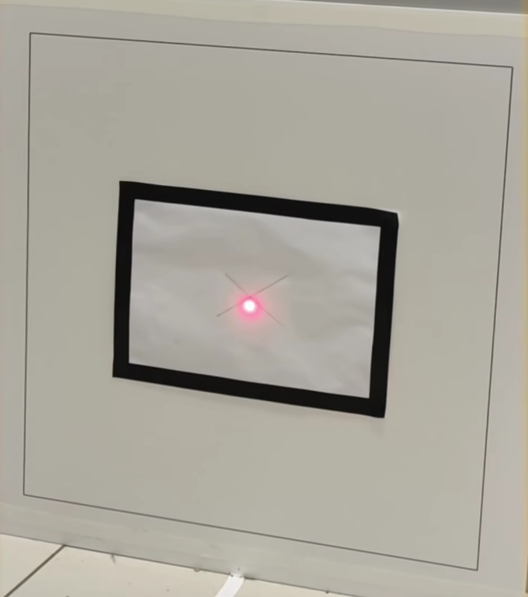
#> input picture datas/1.png, 528 x 597 px, found by its file name
$ python hsv_detect.py
#> lines starting #> are read from the running program, lines starting #| are printed output that depends on the picture; after the words box and inside, x2 and y2 are one past the last pixel; in counts of white or black regions, pixels touching at a corner belong together
import cv2
import numpy as np

# 读取图像
image = cv2.imread('./datas/1.png')
#> image is the input picture: shape (597, 528, 3); mean B, G, R 156.1, 165.8, 169.5
cv2.namedWindow('Color Detection')

# 创建滑动条
def nothing(x):
    pass

cv2.createTrackbar('H Min', 'Color Detection', 0, 179, nothing)
#> slider 'H Min' is set to 35
cv2.createTrackbar('H Max', 'Color Detection', 179, 179, nothing)
cv2.createTrackbar('S Min', 'Color Detection', 0, 255, nothing)
#> slider 'S Min' is set to 51
cv2.createTrackbar('S Max', 'Color Detection', 255, 255, nothing)
cv2.createTrackbar('V Min', 'Color Detection', 0, 255, nothing)
#> slider 'V Min' is set to 51
cv2.createTrackbar('V Max', 'Color Detection', 255, 255, nothing)

while True:
    # 将图像转换为HSV颜色空间
    hsv = cv2.cvtColor(image, cv2.COLOR_BGR2HSV)
#> hsv: shape (597, 528, 3); mean H, S, V 23, 20.6, 169.5

    # 获取滑动条的当前值
    h_min = cv2.getTrackbarPos('H Min', 'Color Detection')
    h_max = cv2.getTrackbarPos('H Max', 'Color Detection')
    s_min = cv2.getTrackbarPos('S Min', 'Color Detection')
    s_max = cv2.getTrackbarPos('S Max', 'Color Detection')
    v_min = cv2.getTrackbarPos('V Min', 'Color Detection')
    v_max = cv2.getTrackbarPos('V Max', 'Color Detection')

    # 根据HSV范围创建掩模
    lower_bound = np.array([h_min, s_min, v_min])
    upper_bound = np.array([h_max, s_max, v_max])
    mask = cv2.inRange(hsv, lower_bound, upper_bound)
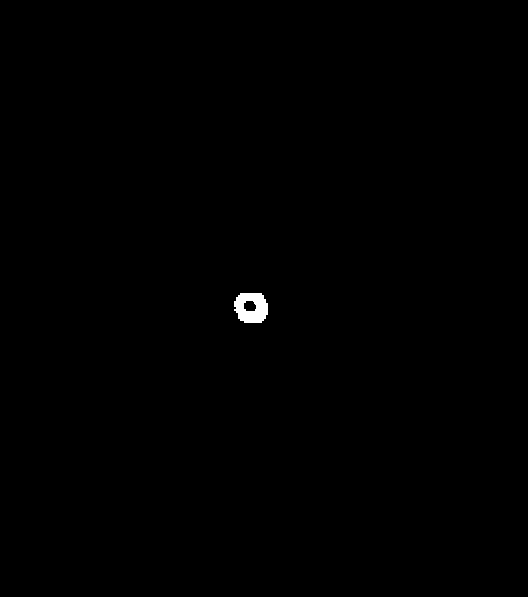
#> mask: shape (597, 528); 0.24% white; 1 white region, box (x1, y1, x2, y2) and area: (234, 293, 268, 323) 762

    # 应用掩模
    result = cv2.bitwise_and(image, image, mask=mask)

    # 显示原图、掩模和结果
    cv2.imshow('Original Image', image)
    cv2.imshow('Mask', mask)
    cv2.imshow('Result', result)

    # 按'q'键退出循环
    if cv2.waitKey(1) & 0xFF == ord('q'):
#> (key q is pressed here)
        break

# 清理窗口
cv2.destroyAllWindows()
